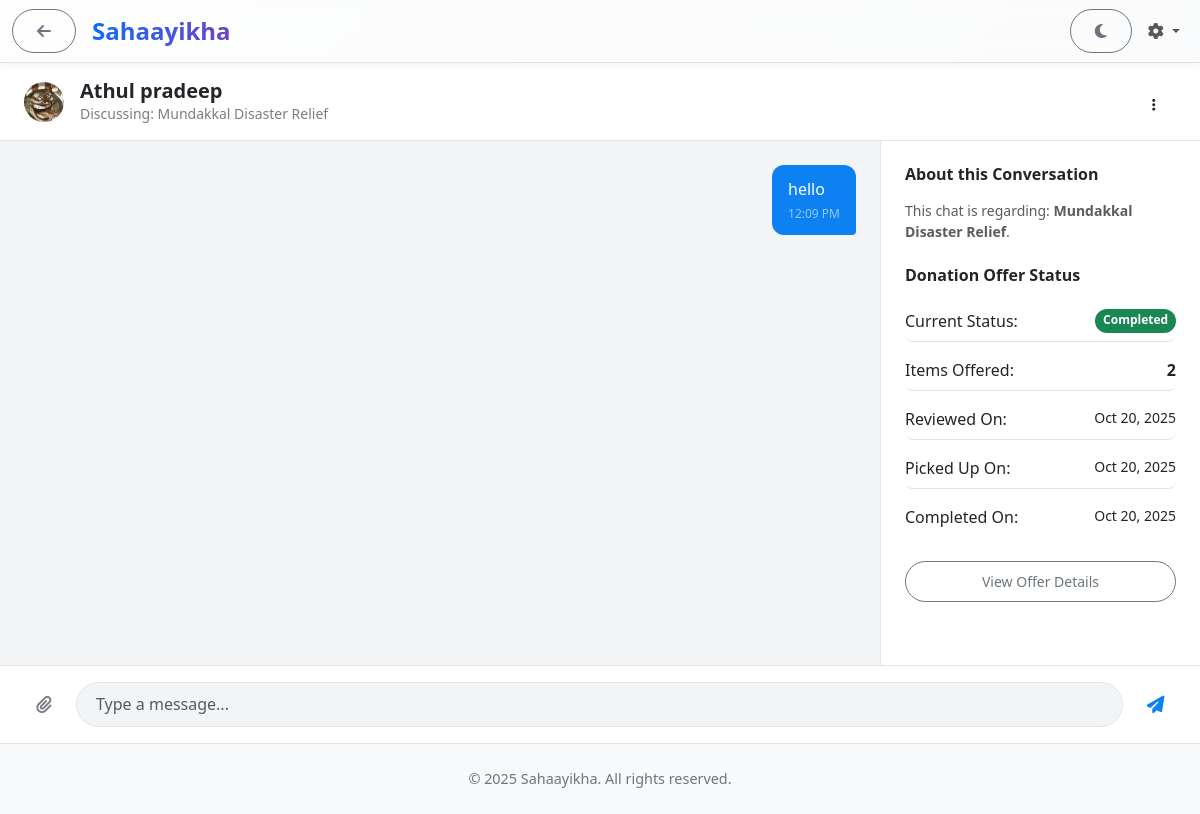
/chat/6 (signed in), run on an earlier commit of the app's database.
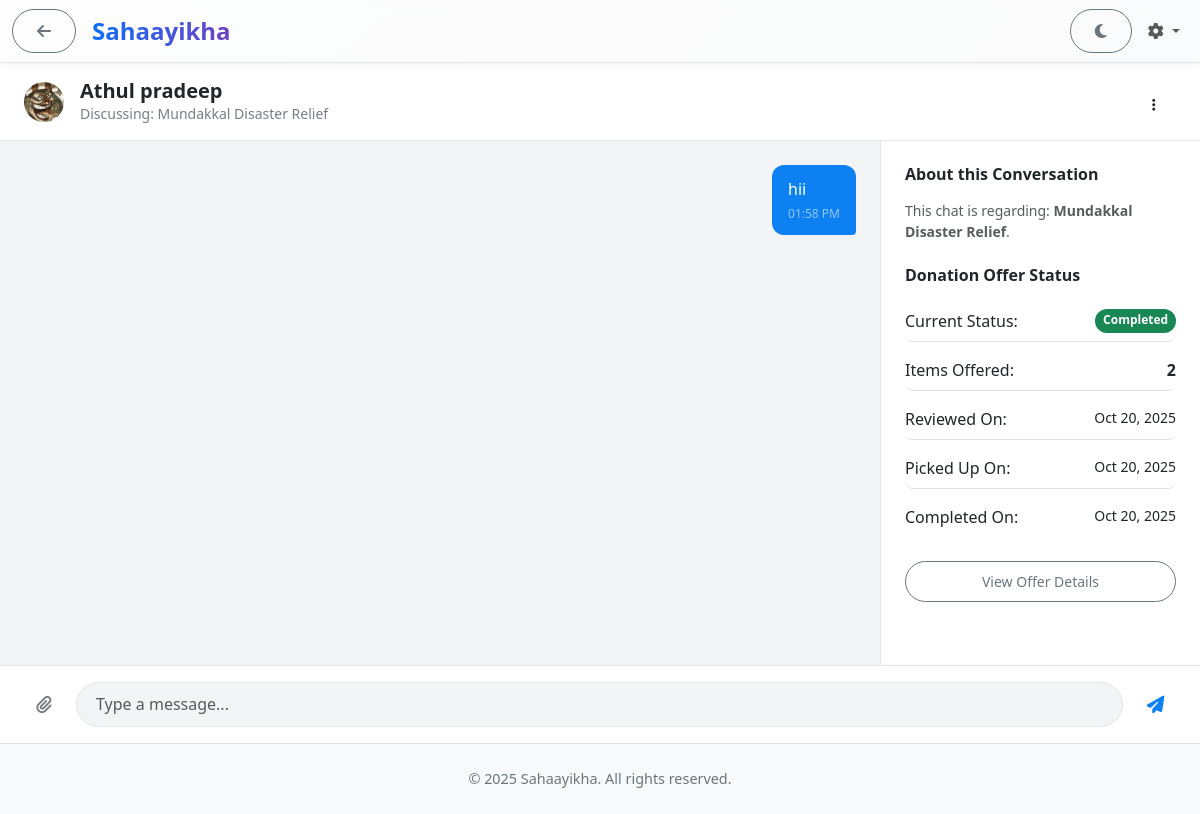
And on a later commit of the database.
### app/models.py (models this page shows)
class ChatMessage(db.Model):
    __tablename__ = "chat_messages"
    message_id = db.Column(db.Integer, primary_key=True)
    session_id = db.Column(db.Integer, db.ForeignKey("chat_sessions.session_id"), nullable=False, index=True)
    sender_type = db.Column(db.String(50), nullable=False) # 'user' or 'org'
    sender_id = db.Column(db.Integer, nullable=False, index=True) # user_id or org_id
    message = db.Column(db.Text, nullable=True)
    image_url = db.Column(db.String(255), nullable=True) # Path relative to static folder
    timestamp = db.Column(db.DateTime, default=datetime.utcnow, index=True)
    is_read = db.Column(db.Boolean, default=False, nullable=True, index=True) # Default False is safer.
    deleted_at = db.Column(db.DateTime, nullable=True) # Timestamp for soft delete

### app/routes.py (the view, shortened to what this page needs)
@main.route("/chat/<int:session_id>", methods=["GET", "POST"])
@login_required # Allow both Users and Orgs
def chat(session_id):
    chat_session = ChatSession.query.options(
        orm.joinedload(ChatSession.trade_item).options(
            orm.joinedload(Item.images),
            orm.joinedload(Item.owner) # <<< ADDED OWNER LOAD HERE
        ),
        orm.joinedload(ChatSession.disaster_need), # Eager load need (for old chats)
        orm.joinedload(ChatSession.donation_offer).options(
            orm.joinedload(DonationOffer.need), # <<< Also load the need via the offer
            orm.joinedload(DonationOffer.offered_items) # <<< Load offered items for sidebar context if needed
        ),
        orm.joinedload(ChatSession.user_one).load_only(User.user_id, User.first_name, User.last_name, User.profile_picture, User.fcm_token),
        orm.joinedload(ChatSession.user_two).load_only(User.user_id, User.first_name, User.last_name, User.profile_picture, User.fcm_token),
        orm.joinedload(ChatSession.participant_org).load_only(Organization.org_id, Organization.name, Organization.profile_picture),
    ).get_or_404(session_id)
    current_actor = current_user._get_current_object()
    is_user = isinstance(current_actor, User)
    is_org = isinstance(current_actor, Organization)
    actor_id = current_actor.user_id if is_user else current_actor.org_id
    actor_type = 'user' if is_user else 'org'
    is_participant = False
    if is_user: is_participant = (chat_session.user_one_id == actor_id or chat_session.user_two_id == actor_id)
    elif is_org: is_participant = (chat_session.participant_org_id == actor_id)
    if not is_participant: abort(403)
    unread_messages = ChatMessage.query.filter(
        ChatMessage.session_id == session_id,
        ChatMessage.is_read == False,
        not_(and_(ChatMessage.sender_id == actor_id, ChatMessage.sender_type == actor_type))
    ).all()
    the_subject = None
    if chat_session.trade_item_id:
        the_subject = Item.query.options(orm.joinedload(Item.images), orm.joinedload(Item.owner)).get(chat_session.trade_item_id)
    elif chat_session.donation_offer_id:
        the_subject = DonationOffer.query.options(orm.joinedload(DonationOffer.need)).get(chat_session.donation_offer_id)
    elif chat_session.disaster_need_id: # Fallback for old chats
        the_subject = DisasterNeed.query.options(orm.joinedload(DisasterNeed.organization)).get(chat_session.disaster_need_id) # Load org too
    the_item = None         # For user-user trade item context
    donation_offer = None # For user-org donation offer context
    disaster_need = None  # For subject display (often linked from donation_offer)
    trade_request = None  # For user-user trade logic
    other_user, organization_participant = None, None
    if chat_session.is_org_chat:
        organization_participant = chat_session.participant_org # Org is always participant_org
        other_user = chat_session.user_one                  # User is always user_one
        if isinstance(the_subject, DonationOffer):
            donation_offer = the_subject
            disaster_need = donation_offer.need # Get the need from the offer
        if not organization_participant and disaster_need and disaster_need.organization:
            organization_participant = disaster_need.organization
    deal = DealProposal.query.filter_by(chat_session_id=session_id).first() if not chat_session.is_org_chat else None
    if chat_session.is_org_chat:
        if not organization_participant: organization_participant = chat_session.participant_org
        if not other_user: other_user = chat_session.user_one
    else: # User-user
        if not other_user: other_user = chat_session.get_other_user(actor_id)
    form = ChatForm()
    messages = ChatMessage.query.filter_by(session_id=session_id).order_by(ChatMessage.timestamp.asc()).all()
    return render_template(
        "features/chat.html",
        messages=messages,
        form=form,
        session=chat_session,
        other_user=other_user,                # The User object (either other user or user in org chat)
        organization=organization_participant, # The Org object (only in org chats)
        deal=deal,
        donation_offer=donation_offer,        # Specific offer context (only in org chats)
        the_item=the_subject,                 # Pass the loaded subject (Item, Offer, Need, or Dummy)
        trade_request=trade_request           # Specific trade context (only in user-user trades)
    )

### app/forms.py
class ChatForm(FlaskForm):
    message = StringField('Message', validators=[Optional(), Length(max=1000)])
    image = FileField('Image', validators=[Optional(), FileAllowed(['jpg', 'png', 'jpeg', 'gif'])])
    submit = SubmitField('Send')

### app/models.py (called while the page is built)
    @reconstructor
    def init_on_load(self):
        self._other_user_instance = None # Cache for get_other_user

    @property
    def is_org_chat(self):
        return self.participant_org_id is not None

### app/routes.py (called while the page is built)
@login_manager.user_loader
def load_user(user_id):
    try:
        prefix, id_str = user_id.split(":")
        id_val = int(id_str)
    except Exception:
        return None
    if prefix == "user":
        return User.query.get(id_val)
    if prefix == "admin":
        return Admin.query.get(id_val)
    if prefix == "org":
        return Organization.query.get(id_val)
    return None

@main.app_template_filter('localdatetime')
def localdatetime_filter(utc_dt):
    if isinstance(utc_dt, datetime):
        return utc_dt + timedelta(hours=5, minutes=30)
    return utc_dt # Return original if not a datetime object

### app/templates/features/chat.html (shortened to what the changed rows need)
{% extends "base.html" %}
{% block content %}
<div class="container-fluid p-0">
    <div class="chat-container">
            {% set participant = other_user or organization %}
            {% set participant_name = (participant.first_name ~ ' ' ~ (participant.last_name or '')) if other_user else participant.name if organization else 'Unknown Participant' %}
            {% set participant_img = participant.profile_picture if participant and participant.profile_picture is defined else None %}
            {% set participant_placeholder = 'images/users_placeholder.png' if other_user else 'images/orgs_placeholder.png' %}
            {% set subject_title = '[Topic Unavailable]' %}
            {% if the_item %}
                {% if the_item.__class__.__name__ == 'Item' %}
                    {% set subject_title = the_item.title if the_item.title is defined else '[Item Title Unavailable]' %}
                {% elif the_item.__class__.__name__ == 'DonationOffer' %}
                    {% set subject_title = the_item.need.title if the_item.need and the_item.need.title is defined else '[Need Title Unavailable]' %}
                {% elif the_item.__class__.__name__ == 'DisasterNeed' %}
                    {% set subject_title = the_item.title if the_item.title is defined else '[Need Title Unavailable]' %}
                {% elif the_item.__class__.__name__ == 'DummySubject' %}
                    {% set subject_title = the_item.title %}
                {% endif %}
            {% endif %}
        <div class="chat-main">
            <div class="chat-messages" id="chatBox">
                {% for msg in messages %}
                <div class="msg {% if (current_user.__class__.__name__ == 'User' and msg.sender_id == current_user.user_id and msg.sender_type == 'user') or (current_user.__class__.__name__ == 'Organization' and msg.sender_id == current_user.org_id and msg.sender_type == 'org') %}sent{% else %}received{% endif %}" id="msg-container-{{ msg.message_id }}">
                    <div class="msg-content">
                        {% if msg.deleted_at %}
                            <p class="mb-0 msg-content-deleted"><i class="fas fa-ban me-1"></i>Message deleted</p>
                        {% else %}
                            {% if msg.message %}<p class="mb-0">{{ msg.message }}</p>{% endif %}
                        {% endif %}
                        <div class="msg-meta">{{ (msg.timestamp | localdatetime).strftime('%I:%M %p') }}</div>
                    </div>
                </div>
                {% else %}
                <div class="text-center text-muted p-5">
                    <i class="fas fa-comments fs-3 my-3"></i>
                    <p>No messages yet. Start the conversation!</p>
                </div>
                {% endfor %}
            </div>
        </div>
    </div>
</div>
{% endblock %}

What changed in the data, as far as the page shows it:
changed ChatMessage: message "hello" → "hii"; timestamp "12:09 PM" → "01:58 PM"
